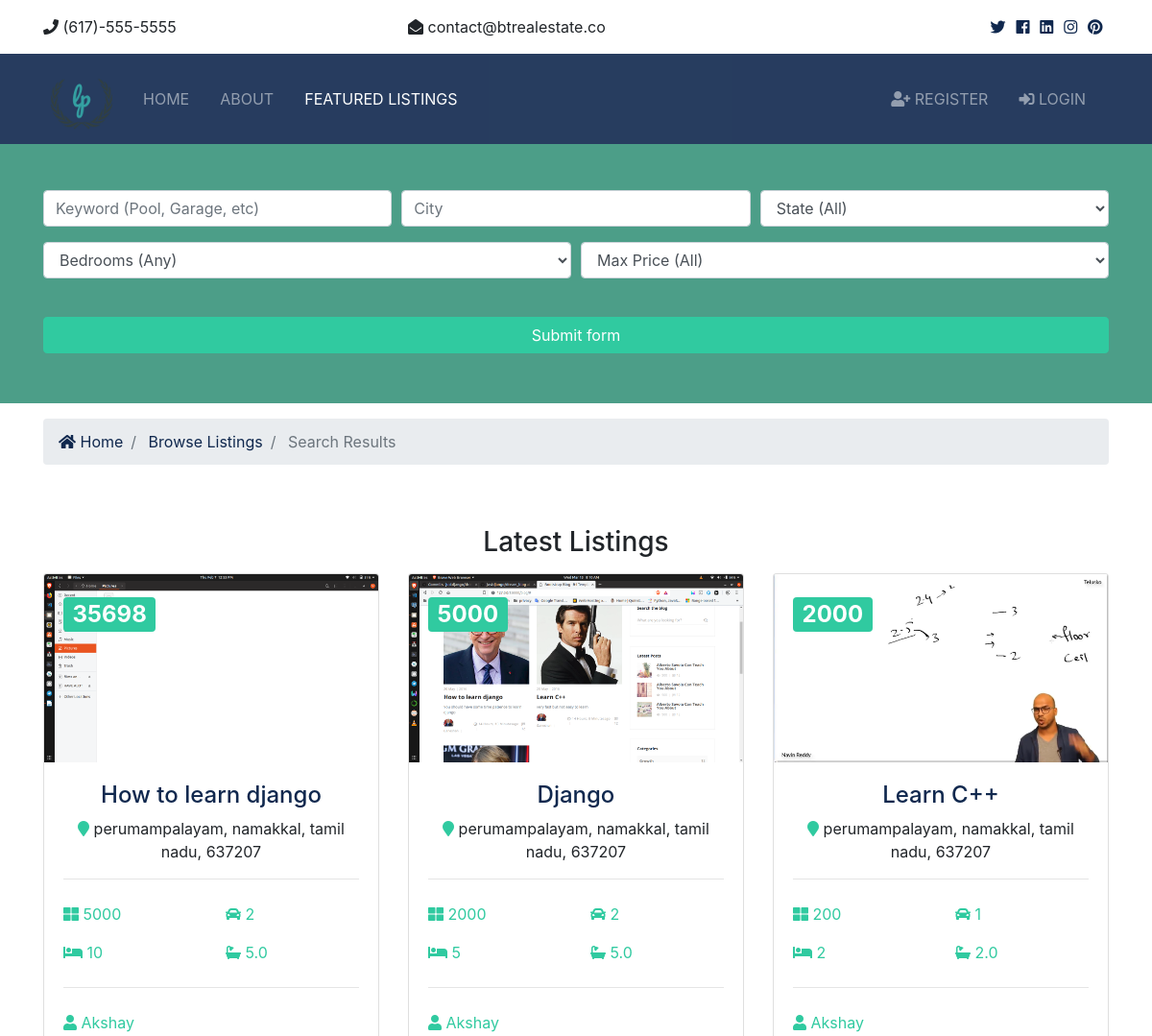
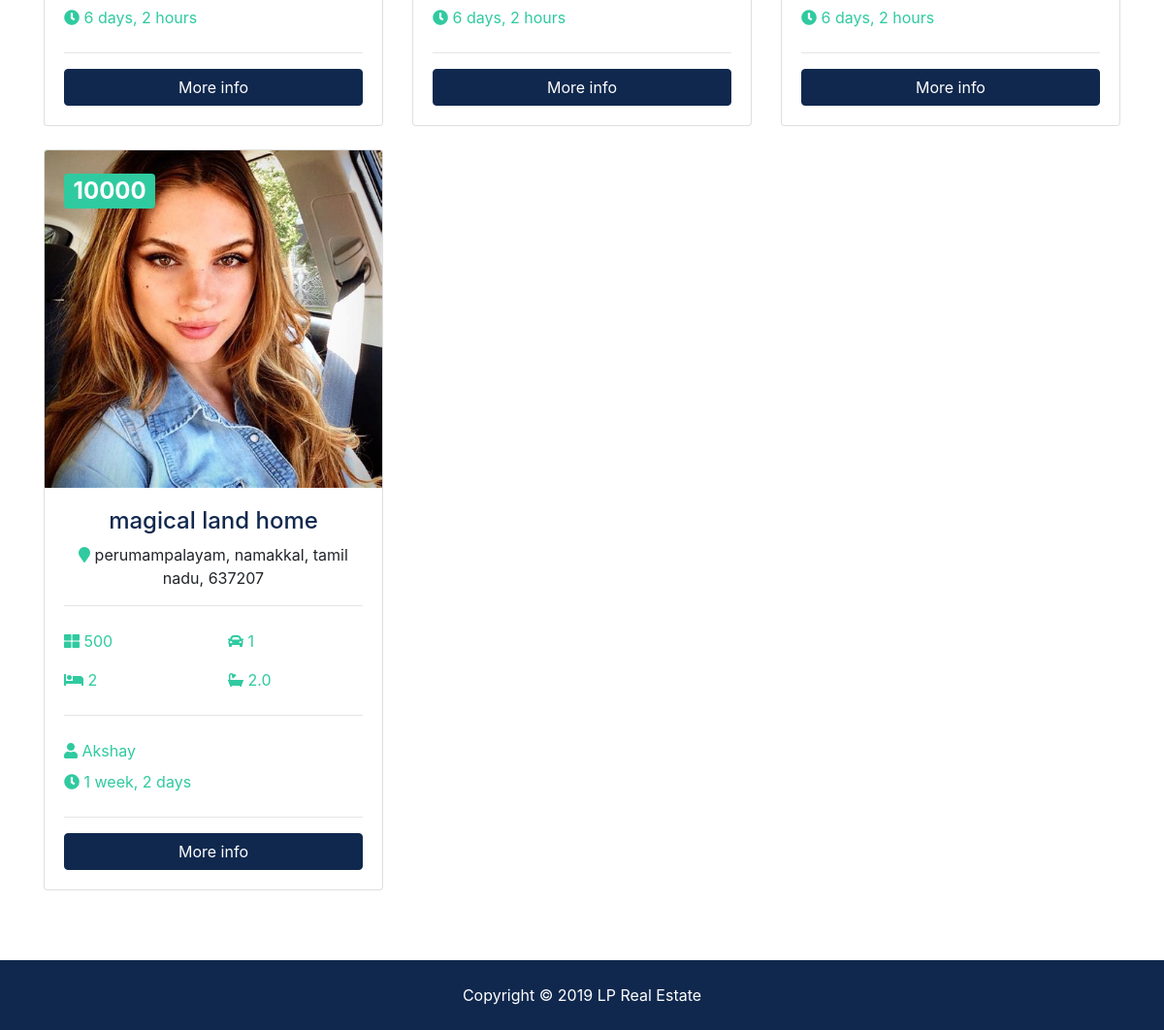
The page /listings/search on the database its author committed (2 pictures, top to bottom).
### listings/models.py (models this page shows, shortened)
class Listing(models.Model):
  realtor = models.ForeignKey(Realtor, on_delete=models.DO_NOTHING)
  title = models.CharField(max_length=200)
  address = models.CharField(max_length=200)
  city = models.CharField(max_length=100)
  state = models.CharField(max_length=100)
  zipcode = models.CharField(max_length=20)
  description = models.TextField(blank=True)
  price = models.IntegerField()
  bedrooms = models.IntegerField()
  bathrooms = models.DecimalField(max_digits=2, decimal_places=1)
  garage = models.IntegerField(default=0)
  sqft = models.IntegerField()
  lot_size = models.DecimalField(max_digits=5, decimal_places=1)
  photo_main = models.ImageField(upload_to='photos/%Y/%m/%d/')
  photo_1 = models.ImageField(upload_to='photos/%Y/%m/%d/', blank=True)
  photo_2 = models.ImageField(upload_to='photos/%Y/%m/%d/', blank=True)
  photo_3 = models.ImageField(upload_to='photos/%Y/%m/%d/', blank=True)
  photo_4 = models.ImageField(upload_to='photos/%Y/%m/%d/', blank=True)
  photo_5 = models.ImageField(upload_to='photos/%Y/%m/%d/', blank=True)
  photo_6 = models.ImageField(upload_to='photos/%Y/%m/%d/', blank=True)
  is_published = models.BooleanField(default=True)
  list_date = models.DateTimeField(default=datetime.now, blank=True)

### realtors/models.py (models this page shows)
class Realtor(models.Model):
  name = models.CharField(max_length=200)
  photo = models.ImageField(upload_to='photos/%Y/%m/%d/')
  description = models.TextField(blank=True)
  phone = models.CharField(max_length=20)
  email = models.CharField(max_length=50)
  is_mvp = models.BooleanField(default=False)
  hire_date = models.DateTimeField(default=datetime.now, blank=True)
  def __str__(self):
    return self.name

### listings/views.py (the view)
# urls.py: path('search',views.search, name = 'search'),
def search(request):
    queryset_list = Listing.objects.order_by('-list_date')
    if 'keywords' in request.GET:
        keywords = request.GET['keywords']
        if keywords:
            queryset_list = queryset_list.filter(description__icontains=keywords)
    if 'city' in request.GET:
        keywords = request.GET['city']
        if keywords:
            queryset_list = queryset_list.filter(city__iexact=keywords)
    if 'state' in request.GET:
        keywords = request.GET['state']
        if keywords:
            queryset_list = queryset_list.filter(state__iexact=keywords)
    if 'bedrooms' in request.GET:
        keywords = request.GET['bedrooms']
        if keywords:
            queryset_list = queryset_list.filter(bedrooms__lte=keywords)
    if 'price' in request.GET:
        keywords = request.GET['price']
        if keywords:
            queryset_list = queryset_list.filter(price__lte=keywords)
    context={
        'state_choices':state_choices,
        'bedroom_choices':bedroom_choices,
        'price_choices':price_choices,
        'listings':queryset_list,
        'values':request.GET
    }
    return render(request,'listings/search.html',context)

### templates/listings/search.html (shortened to what this page needs)
{% extends "base.html" %}
{% load static %}
{% load humanize %}
{% block content %}
  <section id="showcase-inner" class="showcase-search text-white py-5">
    <div class="container">
      <div class="row text-center">
        <div class="col-md-12">
          <form action="{% url 'search' %}">
            <div class="form-row">
              <div class="col-md-4 mb-3">
                <input type="text" name="keywords" class="form-control" placeholder="Keyword (Pool, Garage, etc)"
                value = {{values.keywords}}>
              </div>
              <div class="col-md-4 mb-3">
                <input type="text" name="city" class="form-control" placeholder="City" value = {{values.city}}>
              </div>
              <div class="col-md-4 mb-3">
                <select name="state" class="form-control">
                  <option selected="true" disabled="disabled">State (All)</option>
                </select>
              </div>
            </div>
            <div class="form-row">
              <div class="col-md-6 mb-3">
                <select name="bedrooms" class="form-control">
                  <option selected="true" disabled="disabled">Bedrooms (Any)</option>
                </select>
              </div>
              <div class="col-md-6 mb-3">
                <select name="price" class="form-control">
                  <option selected="true" disabled="disabled">Max Price (All)</option>
                </select>
              </div>
            </div>
            <button class="btn btn-secondary btn-block mt-4" type="submit">Submit form</button>
          </form>
        </div>
      </div>
    </div>
  </section>
  <section id="bc" class="mt-3">
    <div class="container">
      <nav aria-label="breadcrumb">
        <ol class="breadcrumb">
          <li class="breadcrumb-item">
            <a href="index.html">
              <i class="fas fa-home"></i> Home</a>
          </li>
          <li class="breadcrumb-item">
            <a href="listings.html">Browse Listings</a>
          </li>
          <li class="breadcrumb-item active"> Search Results</li>
        </ol>
      </nav>
    </div>
  </section>
  <section id="listings" class="py-5">
    <div class="container">
      <h3 class="text-center mb-3">Latest Listings</h3>
      <div class="row">
      {% if listings %}
      {% for listing in listings %}
        <div class="col-md-6 col-lg-4 mb-4">
          <div class="card listing-preview">
            <img class="card-img-top" src="{{listing.photo_main.url}}"  alt="">
            <div class="card-img-overlay">
              <h2>
                <span class="badge badge-secondary text-white"> {{listing.price}}</span>
              </h2>
            </div>
            <div class="card-body">
              <div class="listing-heading text-center">
                <h4 class="text-primary"> {{listing.title}}</h4>
                <p>
                  <i class="fas fa-map-marker text-secondary"></i> {{listing.address}}, {{listing.city}}, {{listing.state}}, {{listing.zipcode}}</p>
              </div>
              <hr>
              <div class="row py-2 text-secondary">
                <div class="col-6">
                  <i class="fas fa-th-large"></i> {{listing.sqft}}</div>
                <div class="col-6">
                  <i class="fas fa-car"></i> {{listing.garage}}</div>
              </div>
              <div class="row py-2 text-secondary">
                <div class="col-6">
                  <i class="fas fa-bed"></i> {{listing.bedrooms}}</div>
                <div class="col-6">
                  <i class="fas fa-bath"></i> {{listing.bathrooms}}</div>
              </div>
              <hr>
              <div class="row py-2 text-secondary">
                <div class="col-6">
                  <i class="fas fa-user"></i> {{listing.realtor}}</div>
              </div>
              <div class="row text-secondary pb-2">
                <div class="col-6">
                  <i class="fas fa-clock"></i> {{listing.list_date | timesince}}</div>
              </div>
              <hr>
              <a href="{% url 'listing' listing.id %}" class="btn btn-primary btn-block">More info</a>
            </div>
          </div>
        </div>
      {% endfor %}
      {% else %}
      <div class="container">
      <h4>No lists available </h4>
      </div>
      {% endif %}
      </div>
    </div>
  </section>
{% endblock %}

### templates/base.html (shortened to what this page needs)
{% load static %}
<!DOCTYPE html>
<html lang="en">
<head>
  <link rel="stylesheet" href="{% static 'css/all.css' %}" >
  <link rel="stylesheet" href="{% static 'css/bootstrap.css' %}" >
  <link rel="stylesheet" href="{% static 'css/style.css' %}" >
  <link rel="stylesheet" href="{% static 'css/lightbox.min.css' %}" >
</head>
<body>
  <section id="top-bar" class="p-3">
    <div class="container">
      <div class="row">
        <div class="col-md-4">
          <i class="fas fa-phone"></i> (617)-555-5555
        </div>
        <div class="col-md-4">
          <i class="fas fa-envelope-open"></i> contact@btrealestate.co
        </div>
        <div class="col-md-4">
          <div class="social text-right">
            <a href="#">
              <i class="fab fa-twitter"></i>
            </a>
            <a href="#">
              <i class="fab fa-facebook"></i>
            </a>
            <a href="#">
              <i class="fab fa-linkedin"></i>
            </a>
            <a href="#">
              <i class="fab fa-instagram"></i>
            </a>
            <a href="#">
              <i class="fab fa-pinterest"></i>
            </a>
          </div>
        </div>
      </div>
    </div>
  </section>
  {% include 'partials/_navbar.html' %}
  {% block content %} {% endblock content %}
  <footer id="main-footer" class="py-4 bg-primary text-white text-center">
    Copyright &copy;
    <span class="year"></span> LP Real Estate
  </footer>
</body>
</html>

### templates/partials/_navbar.html (shortened to what this page needs)
{% load static %}
<nav class="navbar navbar-expand-lg navbar-dark bg-primary sticky-top">
    <div class="container">
      <a class="navbar-brand" href="{% url 'home' %}">
        <img src="{% static 'img/logo.png' %}" class="logo" alt="">
      </a>
      <div class="collapse navbar-collapse" id="navbarNavAltMarkup">
        <ul class="navbar-nav">
          <li
            {% if '/' == request.path %}
              class="nav-item active mr-3"
            {% else %}
              class="nav-item mr-3"
            {% endif %}
          >
            <a class="nav-link" href="{% url 'home' %}">Home</a>
          </li>
          <li
            {% if 'about' in request.path %}
              class="nav-item active mr-3"
            {% else %}
              class="nav-item mr-3"
            {% endif %}
          >
            <a class="nav-link" href="{% url 'about' %}">About</a>
          </li>
          <li
            {% if 'listings' in request.path %}
              class="nav-item active mr-3"
            {% else %}
              class="nav-item mr-3"
            {% endif %}
          >
            <a class="nav-link" href="{% url 'listing_home' %}">Featured Listings</a>
          </li>
        </ul>
        <ul class="navbar-nav ml-auto">
          {% if user.is_authenticated %}
            <li
            {% if 'dashboard' in request.path %}
              class="nav-item active mr-3"
            {% else %}
              class="nav-item mr-3"
            {% endif %}
            >
              <a class="nav-link" href="{% url 'dashboard' %}">
               Welcome {{ user.username }} (Dashboard)</a>
            </li>
            <li class="nav-item mr-3">
              <a href="javascript:{document.getElementById('logout').submit()}" class="nav-link">
                <i class="fas fa-sign-out-alt"></i> Logout
              </a>
              <form action="{% url 'logout' %}" method="POST" id="logout">
                {% csrf_token %}
                <input type="hidden">
              </form>
            </li>
          {% else %}
            <li
            {% if 'register' in request.path %}
              class="nav-item active mr-3"
            {% else %}
              class="nav-item mr-3"
            {% endif %}
            >
              <a class="nav-link" href="{% url 'register' %}">
                <i class="fas fa-user-plus"></i> Register</a>
            </li>
            <li
            {% if 'login' in request.path %}
              class="nav-item active mr-3"
            {% else %}
              class="nav-item mr-3"
            {% endif %}
            >
              <a class="nav-link" href="{% url 'login' %}">
                <i class="fas fa-sign-in-alt"></i>
                Login</a>
            </li>
          {% endif %}
        </ul>
      </div>
    </div>
  </nav>

### static/css/all.css (style rules this page uses)
.fa, .fas, .far, .fal, .fab { -moz-osx-font-smoothing: grayscale; -webkit-font-smoothing: antialiased; display: inline-block; font-style: normal; font-variant: normal; text-rendering: auto; line-height: 1; }
.fa-bath:before { content: "\f2cd"; }
.fa-bed:before { content: "\f236"; }
.fa-car:before { content: "\f1b9"; }
.fa-clock:before { content: "\f017"; }
.fa-envelope-open:before { content: "\f2b6"; }
.fa-facebook:before { content: "\f09a"; }
.fa-home:before { content: "\f015"; }
.fa-instagram:before { content: "\f16d"; }
.fa-linkedin:before { content: "\f08c"; }
.fa-map-marker:before { content: "\f041"; }
.fa-phone:before { content: "\f095"; }
.fa-pinterest:before { content: "\f0d2"; }
.fa-sign-in-alt:before { content: "\f2f6"; }
.fa-th-large:before { content: "\f009"; }
.fa-twitter:before { content: "\f099"; }
.fa-user:before { content: "\f007"; }
.fa-user-plus:before { content: "\f234"; }
.fab { font-family: 'Font Awesome 5 Brands'; }
.fa, .fas { font-family: 'Font Awesome 5 Free'; font-weight: 900; }

### static/css/style.css (style rules this page uses)
.btn-secondary { color: #fff !important; }
img { width: 100%; }
.logo { width: 80px; }
.navbar { opacity: 0.9; text-transform: uppercase; }
.social a { margin-right: 0.4rem; }
#showcase-inner { background: url(../img/building.jpg) no-repeat top center fixed/cover; position: relative; overflow: hidden; min-height: 200px; }
#showcase-inner::before { content: ''; position: absolute; top: 0; left: 0; min-height: 100%; width: 100%; background: rgba(32, 134, 107, 0.8); }
#showcase-inner.showcase-search { min-height: 270px; }
.listing-preview a { position: relative; }

### rows shown on the page
Listing: photo_main (picture), price "35698", title "How to learn django", address "perumampalayam", city "namakkal", state "tamil nadu", zipcode "637207", sqft "5000", garage "2", bedrooms "10", bathrooms "5.0", realtor "Akshay", list_date "6 days, 2 hours"
Listing: photo_main (picture), price "5000", title "Django", address "perumampalayam", city "namakkal", state "tamil nadu", zipcode "637207", sqft "2000", garage "2", bedrooms "5", bathrooms "5.0", realtor "Akshay", list_date "6 days, 2 hours"
Listing: photo_main (picture), price "2000", title "Learn C++", address "perumampalayam", city "namakkal", state "tamil nadu", zipcode "637207", sqft "200", garage "1", bedrooms "2", bathrooms "2.0", realtor "Akshay", list_date "6 days, 2 hours"
Listing: photo_main (picture), price "10000", title "magical land home", address "perumampalayam", city "namakkal", state "tamil nadu", zipcode "637207", sqft "500", garage "1", bedrooms "2", bathrooms "2.0", realtor "Akshay", list_date "1 week, 2 days"
